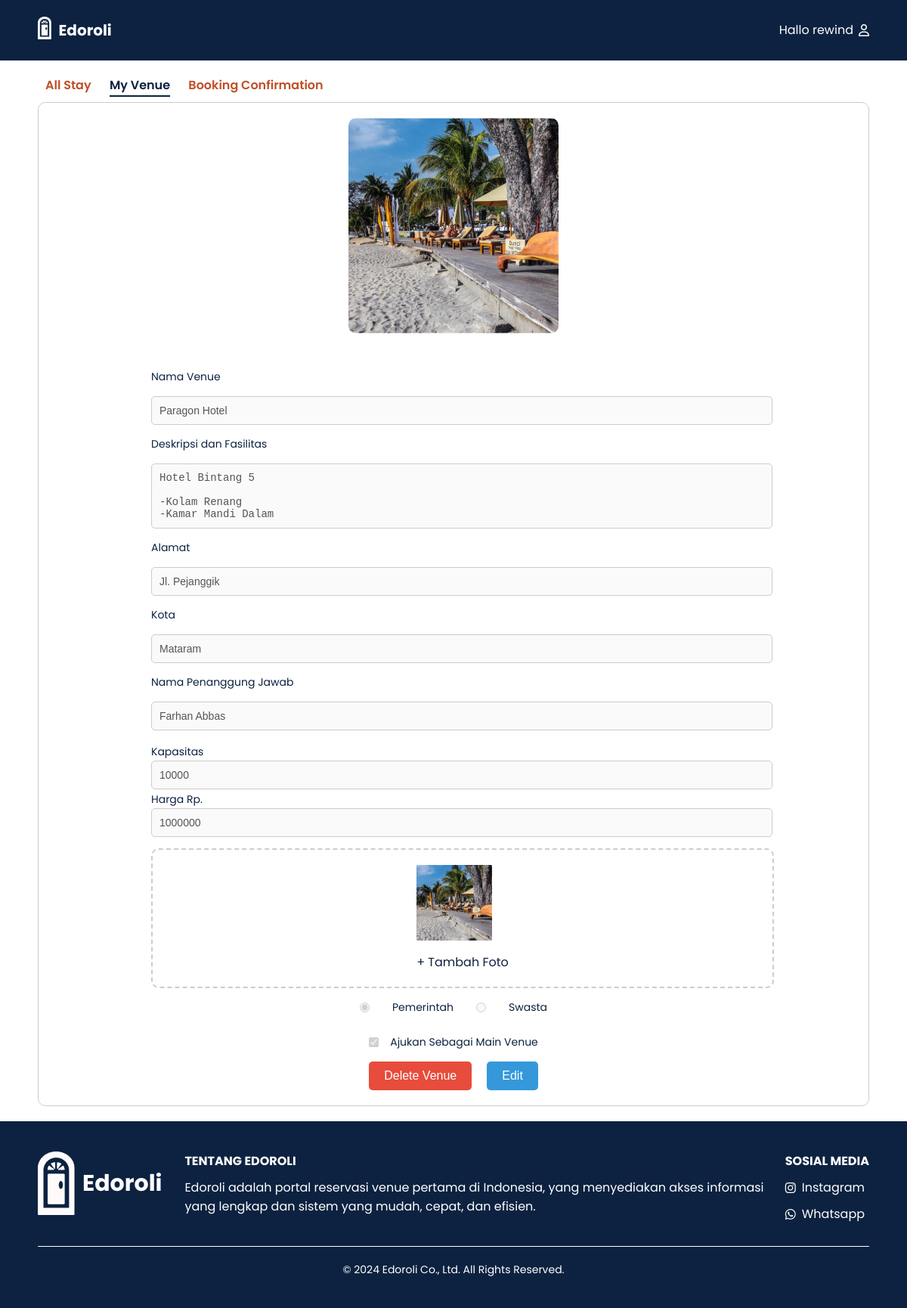
Page /Provider/venue_detail.php?id_venue=2 (signed in) on the committed database.
### tables this page shows
CREATE TABLE `venue` (
  `id_venue` int(10) NOT NULL,
  `nama_venue` varchar(30) DEFAULT NULL,
  `deskripsi_fasilitas` text DEFAULT NULL,
  `alamat` varchar(255) DEFAULT NULL,
  `penanggung_jawab` varchar(30) DEFAULT NULL,
  `kapasitas` int(30) DEFAULT NULL,
  `harga` int(255) DEFAULT NULL,
  `kota` varchar(255) DEFAULT NULL,
  `gambar` text NOT NULL,
  `jenis_instansi` enum('Pemerintah','Swasta') DEFAULT NULL,
  `id_provider` int(10) DEFAULT NULL,
  `main_venue` tinyint(1) DEFAULT 0
);

### Provider/venue_detail.php (the view, shortened to what this page needs)
<?php
$conn = connectDatabase();
if (!isset($_SESSION['username'])) {
    header("Location: http://localhost/Project-Web/Edorolli/Provider/prov_login.php");
    exit();
} else {
    $id_venue = $_GET['id_venue'];
    $sql = "SELECT * FROM venue WHERE id_venue = ?";
    $stmt = $conn->prepare($sql);
    $stmt->bind_param("i", $id_venue);
    $stmt->execute();
    $result = $stmt->get_result();
    if ($result->num_rows > 0) {
        $venue = $result->fetch_assoc();
    } else {
        echo "No venue found with this ID.";
        exit();
    }
}
?>
<!DOCTYPE html>
<html lang="en">
<head>
    <link rel="stylesheet" href="https://cdnjs.cloudflare.com/ajax/libs/font-awesome/6.0.0-beta3/css/all.min.css">
    <link rel="stylesheet" href="../css/venue_detail.css">
    <link rel="stylesheet" href="../css/footer.css" />
</head>
<body>
    <header>
        <div class="wrapper">
            <div class="logo-nama">
                <div class="logo"><img src="../image/logo.png" alt="Logo"></div>
                <div class="nama_website"><a href="../index.html">Edoroli</a></div>
            </div>
            <div class="menu"><a href="Provider.php">Hallo <?php echo $_SESSION['username']; ?><i class="far fa-user"></i></a></div>
        </div>
    </header>
    <main>
    <section class="main-title">
            <nav>
                <a href="home_prov.php" class="nav-item" id="all-stay">All Stay</a>
                <a href="venue_prov.php?id_provider=<?php echo $id_provider; ?>&page=1" class="nav-item active" id="venue">My Venue</a>
                <a href="booking_confirmation.php" class="nav-item" id="booking">Booking Confirmation</a>
            </nav>
        </section>
        <section class="venue">
            <div class="venue-container">
                <div class="venue-image-container">
                    <img src="<?php echo $venue['gambar']; ?>" alt="Venue Image">
                </div>
                <div class="venue-form">
                    <form action="../php/save_venue.php" method="post" id="venue-form" enctype="multipart/form-data" onsubmit="return validateForm()">
                        <label for="name_venue">Nama Venue</label>
                        <input type="text" id="name_venue" name="name_venue" value="<?php echo $venue['nama_venue']; ?>" required disabled>
                        <label for="deskripsi_fasilitas">Deskripsi dan Fasilitas</label>
                        <textarea id="deskripsi_fasilitas" name="deskripsi_fasilitas" rows="4" required disabled><?php echo $venue['deskripsi_fasilitas']; ?></textarea>
                        <label for="alamat">Alamat</label>
                        <input type="text" id="alamat" name="alamat" value="<?php echo $venue['alamat']; ?>" required disabled>
                        <label for="kota">Kota</label>
                        <input type="text" id="kota" name="kota" value="<?php echo $venue['kota']; ?>" required disabled>
                        <label for="penanggung_jawab">Nama Penanggung Jawab</label>
                        <input type="text" id="penanggung_jawab" name="penanggung_jawab" value="<?php echo $venue['penanggung_jawab']; ?>" required disabled>
                        <div class="kapasitas-harga">
                            <div class="input-group">
                                <label for="kapasitas">Kapasitas</label>
                                <input type="text" id="kapasitas" name="kapasitas" value="<?php echo $venue['kapasitas']; ?>" required inputmode="numeric" disabled>
                            </div>
                            <div class="input-group">
                                <label for="harga">Harga Rp.</label>
                                <input type="text" id="harga" name="harga" value="<?php echo $venue['harga']; ?>" required inputmode="numeric" disabled>
                            </div>
                        </div>
                        <div class="image-upload-container">
                            <label for="file">
                                <img src="<?php echo $venue['gambar']; ?>" id="preview-image" alt="Upload Preview">
                                <p>+ Tambah Foto</p>
                            </label>
                        </div>
                        <div class="radio-container">
                            <div>
                                <input type="radio" id="pemerintah" name="jenis_instansi" value="Pemerintah" <?php echo ($venue['jenis_instansi'] == 'Pemerintah') ? 'checked' : ''; ?> disabled required>
                            </div>
                            <label for="pemerintah">Pemerintah</label>
                            <div>
                                <input type="radio" id="swasta" name="jenis_instansi" value="Swasta" <?php echo ($venue['jenis_instansi'] == 'Swasta') ? 'checked' : ''; ?> disabled required>
                            </div>
                            <label for="swasta">Swasta</label>
                        </div>
                        <div class="main-venue-container">
                            <input type="checkbox" id="main_venue" name="main_venue" value="1" <?php echo ($venue['main_venue'] == '1') ? 'checked' : ''; ?> disabled>
                            <label for="main_venue">Ajukan Sebagai Main Venue</label>
                        </div>
                        <div class="action-buttons">
                            <button type="button" class="delete-button" onclick="deleteVenue()">Delete Venue</button>
                            <button type="button" class="edit-button" onclick="enableEditing()">Edit</button>
                        </div>
                    </form>
                </div>
            </div>
        </section>
    </main>
    <?php require_once '../php/footer.php'; ?>
</body>
</html>

### css/venue_detail.css (style rules this page uses)
* { text-decoration: none; margin: 0px; padding: 0px; }
body { font-family: "Poppins", sans-serif; margin: 0; padding: 0; box-sizing: border-box; background-color: white; }
.wrapper { width: 1100px; margin: auto; align-items: center; }
.nama_website a { font-size: 20px; font-weight: bold; float: left; font-family: "Poppins"; color: #fff; }
.logo img { padding: 22px 10px 0px 0px; vertical-align: center; float: left; max-width: 50px; max-height: 30px; }
.menu { float: right; display: flex; align-items: center; margin-left: auto; }
.menu a { color: #fff; display: flex; align-items: center; }
.menu a i { margin-left: 7px; }
header { width: 100%; margin: auto; display: flex; line-height: 80px; position: sticky; position: -webkit-sticky; top: 0px; background-color: #0c2240; z-index: 10; justify-content: space-between; align-items: center; }
main { max-width: 1100px; margin: auto; padding: 20px; }
.main-title { text-align: left; padding-bottom: 10px; }
.main-title nav a { margin: 0 10px; color: #bf4f26; text-decoration: none; font-size: 18px solid; position: relative; font-weight: 600; }
.nav-item.active { color: #0c2240; }
.nav-item.active::after { content: ""; position: absolute; width: 100%; height: 2px; background-color: #0c2240; left: 0; bottom: -4px; }
.venue-container { display: flex; flex-direction: column; align-items: center; gap: 20px; border: 1px solid #ccc; padding: 20px; border-radius: 10px; }
.venue-image-container img { width: 100%; max-width: 800px; height: auto; margin-bottom: 20px; border-radius: 10px; }
.venue-form { width: 100%; max-width: 800px; }
.venue-form form { display: flex; flex-direction: column; gap: 15px; }
.venue-form label { font-size: 14px; color: #0c2240; }
.venue-form input, .venue-form textarea { padding: 10px; font-size: 14px; border: 1px solid #ccc; border-radius: 5px; width: 100%; }
.venue-form textarea { resize: none; }
.image-upload-container { display: flex; flex-direction: column; align-items: center; border: 2px dashed #ccc; padding: 20px; border-radius: 10px; width: 97.5%; justify-content: center; }
.image-upload-container img { margin-bottom: 10px; width: 100px; height: 100px; object-fit: cover; }
.image-upload-container p { margin: 0; font-size: 16px; color: #0c2240; }
.radio-container { display: flex; justify-content: center; align-items: center; gap: 30px; }
.radio-container div { display: flex; align-items: center; }
.radio-container input[type="radio"] { margin-right: 0px; }
.main-venue-container { display: flex; align-items: center; justify-content: center; gap: 15px; margin-top: 10px; width: fit-content; margin-left: auto; margin-right: auto; }
.main-venue-container input[type="checkbox"] { margin: 0; display: inline-block; }
.main-venue-container label { margin: 0; display: inline-block; white-space: nowrap; }
.action-buttons, .save-cancel-buttons { display: flex; justify-content: center; gap: 20px; align-items: center; width: 100%; }
.action-buttons button, .save-cancel-buttons button { padding: 10px 20px; font-size: 16px; border: none; border-radius: 5px; cursor: pointer; }
.delete-button { background-color: #e74c3c; color: white; }
.edit-button { background-color: #3498db; color: white; }

### rows in the picture
venue: gambar (picture), name_venue "Paragon Hotel", deskripsi_fasilitas "Hotel Bintang 5 -Kolam Renang -Kamar Mandi Dalam", alamat "Jl. Pejanggik", kota "Mataram", penanggung_jawab "Farhan Abbas", kapasitas "10000", harga "1000000", jenis_instansi "☑ Pemerintah", jenis_instansi "☐ Swasta", main_venue "☑"

### other values in the picture
$_SESSION['username'] "rewind"
